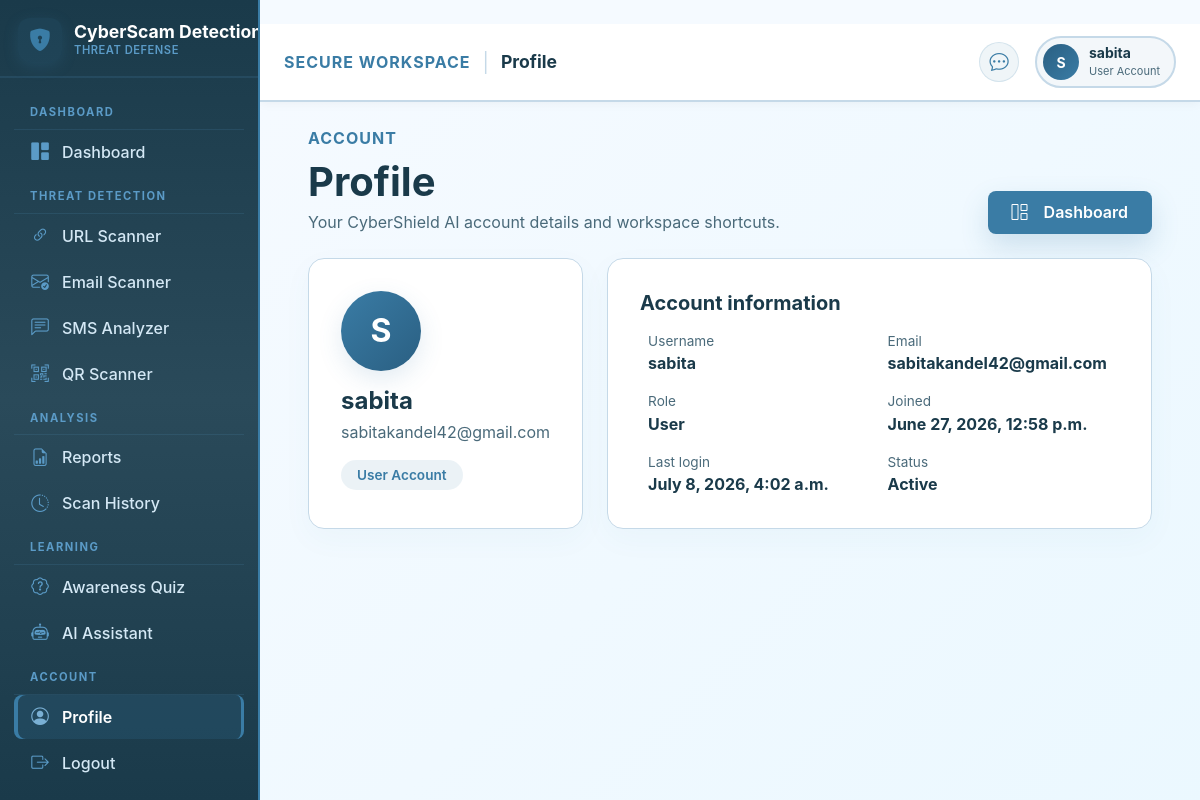
Before: /accounts/profile/ (signed in) with the older database file.
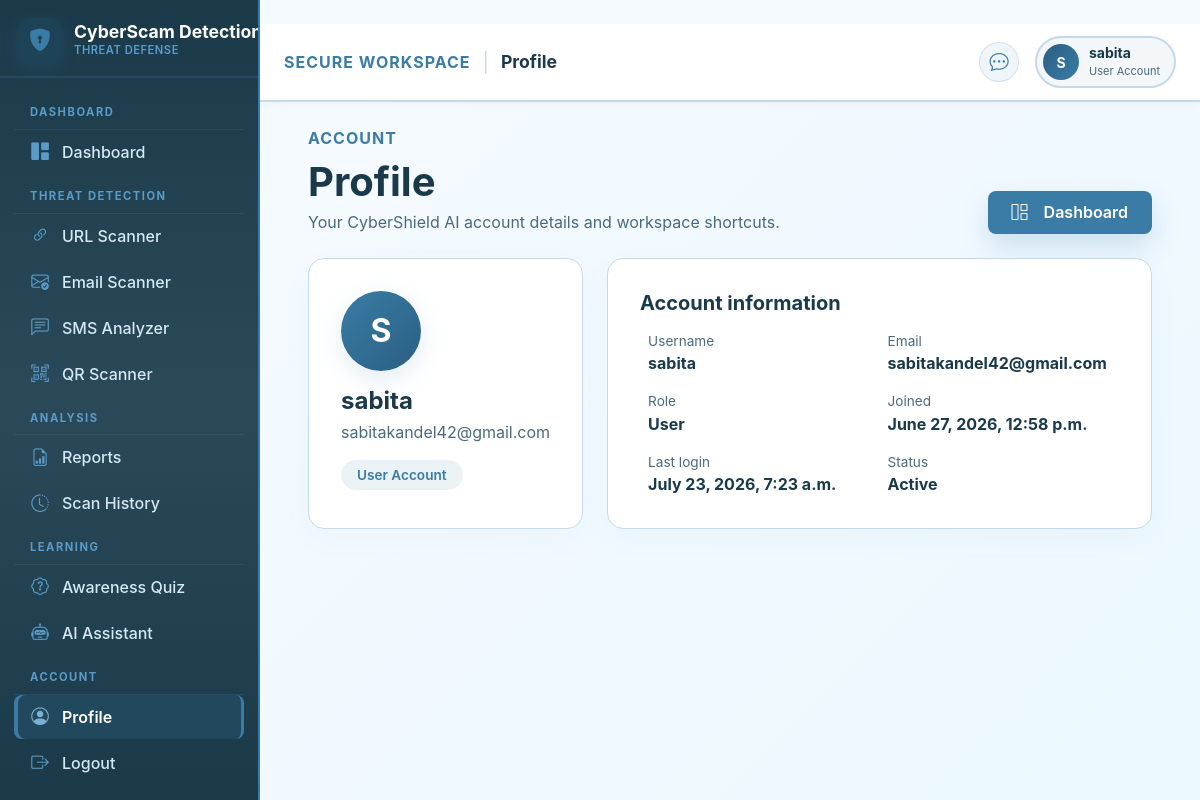
After: the same page with the newer database file.
### users/models.py (models this page shows, shortened)
class CustomUser(AbstractUser):
    class Role(models.TextChoices):
        ADMIN = "admin", "Administrator"
        USER = "user", "User"
    role = models.CharField(
        max_length=20,
        choices=Role.choices,
        default=Role.USER,
    )
    @property
    def is_admin_role(self):
        return (
            self.role == self.Role.ADMIN
            or self.is_staff
            or self.is_superuser
        )

### users/profile_views.py (the view)
# urls.py: path('accounts/profile/', account_profile, name='account_profile'),
@login_required
def account_profile(request):
    user = request.user
    return render(
        request,
        'users/profile.html',
        {
            'profile_user': user,
            'dashboard_url': reverse('dashboard:admin_dashboard') if user.is_admin_role else reverse('dashboard:user_dashboard'),
        },
    )

### templates/users/profile.html (shortened to what this page needs)
﻿{% extends 'dashboard/layout.html' %}
{% block page_heading %}Profile{% endblock %}
{% block content %}
<div class="content-container">
    <section class="dashboard-header">
        <div>
            <span class="section-kicker" style="color: #3A7CA5;">Account</span>
            <h1 class="fw-bold mt-2 mb-1" style="color: #1A3A4A;">Profile</h1>
            <p class="text-muted-soft mb-0" style="color: #4A6A7A;">Your CyberShield AI account details and workspace shortcuts.</p>
        </div>
        <a class="btn btn-cyber" href="{{ dashboard_url }}" style="background: #3A7CA5; border: none; color: white; padding: 0.6rem 1.5rem; border-radius: 8px; font-weight: 600; text-decoration: none; display: inline-flex; align-items: center; gap: 0.5rem; transition: all 0.3s ease;">
            <i class="bi bi-grid-1x2 me-2"></i>Dashboard
        </a>
    </section>
    <section class="profile-grid">
        <article class="profile-card" style="background: #FFFFFF; border: 1px solid #C5D9E8; border-radius: 16px; padding: 2rem; box-shadow: 0 10px 30px rgba(58, 124, 165, 0.04); transition: all 0.3s ease;">
            <div class="profile-avatar-lg mb-3" style="width: 80px; height: 80px; background: linear-gradient(135deg, #3A7CA5, #2A5F82); border-radius: 50%; display: inline-flex; align-items: center; justify-content: center; font-size: 2rem; color: white; font-weight: 700; box-shadow: 0 8px 25px rgba(58, 124, 165, 0.15);">{{ profile_user.username|default:'U'|first|upper }}</div>
            <h2 class="h4 fw-bold mb-1" style="color: #1A3A4A;">{{ profile_user.get_full_name|default:profile_user.username }}</h2>
            <p class="text-muted-soft mb-3" style="color: #4A6A7A;">{{ profile_user.email|default:'No email added' }}</p>
            <span class="risk-badge status-low" style="background: rgba(58, 124, 165, 0.1); color: #3A7CA5; padding: 0.3rem 1rem; border-radius: 20px; font-size: 0.85rem; font-weight: 600; display: inline-block;">{% if profile_user.is_admin_role %}Administrator{% else %}User Account{% endif %}</span>
        </article>
        <article class="profile-card" style="background: #FFFFFF; border: 1px solid #C5D9E8; border-radius: 16px; padding: 2rem; box-shadow: 0 10px 30px rgba(58, 124, 165, 0.04); transition: all 0.3s ease;">
            <h2 class="h5 fw-bold mb-3" style="color: #1A3A4A;">Account information</h2>
            <div class="row g-3">
                <div class="col-md-6">
                    <span class="text-muted-soft d-block" style="color: #4A6A7A; font-size: 0.85rem;">Username</span>
                    <strong style="color: #1A3A4A;">{{ profile_user.username }}</strong>
                </div>
                <div class="col-md-6">
                    <span class="text-muted-soft d-block" style="color: #4A6A7A; font-size: 0.85rem;">Email</span>
                    <strong style="color: #1A3A4A;">{{ profile_user.email|default:'Not provided' }}</strong>
                </div>
                <div class="col-md-6">
                    <span class="text-muted-soft d-block" style="color: #4A6A7A; font-size: 0.85rem;">Role</span>
                    <strong style="color: #1A3A4A;">{{ profile_user.get_role_display }}</strong>
                </div>
                <div class="col-md-6">
                    <span class="text-muted-soft d-block" style="color: #4A6A7A; font-size: 0.85rem;">Joined</span>
                    <strong style="color: #1A3A4A;">{{ profile_user.date_joined }}</strong>
                </div>
                <div class="col-md-6">
                    <span class="text-muted-soft d-block" style="color: #4A6A7A; font-size: 0.85rem;">Last login</span>
                    <strong style="color: #1A3A4A;">{{ profile_user.last_login|default:'Not recorded' }}</strong>
                </div>
                <div class="col-md-6">
                    <span class="text-muted-soft d-block" style="color: #4A6A7A; font-size: 0.85rem;">Status</span>
                    <strong style="color: #1A3A4A;">{% if profile_user.is_active %}Active{% else %}Inactive{% endif %}</strong>
                </div>
            </div>
        </article>
    </section>
</div>
{% endblock %}

### templates/dashboard/layout.html (shortened to what the changed rows need)
﻿{% load static %}
<!doctype html>
<html lang="en">
<head>
    <link href="https://cdn.jsdelivr.net/npm/bootstrap@5.3.3/dist/css/bootstrap.min.css" rel="stylesheet">
    <link href="https://cdn.jsdelivr.net/npm/bootstrap-icons@1.11.3/font/bootstrap-icons.css" rel="stylesheet">
    <link href="{% static 'css/app.css' %}" rel="stylesheet">
    <link href="{% static 'css/dashboard.css' %}" rel="stylesheet">
</head>
<body class="dashboard-body">
    <div class="logged-in-shell">
        <div class="dashboard-main-wrap" style="margin-left: 260px;">
            <header class="dashboard-topbar" style="background: #FFFFFF; border-bottom: 2px solid #C5D9E8; position: sticky; top: 0; z-index: 1030; padding: 12px 24px; box-shadow: 0 2px 10px rgba(0,0,0,0.04);">
                <div class="topbar-actions" style="display: flex; align-items: center; gap: 16px;">
                    <a class="user-chip" href="{% url 'account_profile' %}" style="background: rgba(58, 124, 165, 0.06); border: 2px solid #C5D9E8; padding: 6px 14px 6px 6px; border-radius: 50px; display: flex; align-items: center; gap: 10px; text-decoration: none; transition: all 0.3s ease;">
                        <span class="user-avatar" style="background: linear-gradient(135deg, #2A5F82, #3A7CA5); color: white; width: 36px; height: 36px; border-radius: 50%; display: flex; align-items: center; justify-content: center; font-weight: 700; font-size: 14px;">{{ request.user.username|default:'U'|first|upper }}</span>
                        <span class="user-meta">
                            <strong style="color: #1A3A4A; display: block; font-size: 14px;">{{ request.user.get_full_name|default:request.user.username }}</strong>
                            <small style="color: #4A6A7A; font-size: 11px;">{% if request.user.is_admin_role %}Administrator{% else %}User Account{% endif %}</small>
                        </span>
                    </a>
                </div>
            </header>
            <main class="dashboard-content {% block main_class %}{% endblock %}" style="background: linear-gradient(135deg, #F5FAFF 0%, #EBF8FF 100%); padding: 24px; min-height: calc(100vh - 80px);">
                {% block content %}{% endblock %}
            </main>
        </div>
    </div>
</body>
</html>

Changed rows visible on the page:
changed CustomUser "sabita": last_login "July 8, 2026, 4:02 a.m." → "July 23, 2026, 7:23 a.m."
